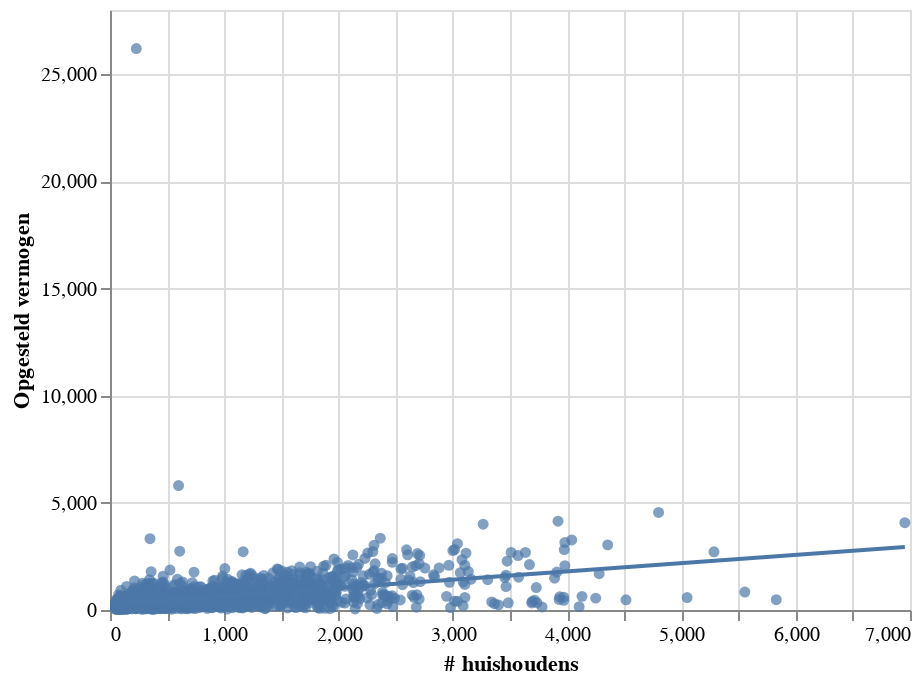

Notebook code for this chart:
### Code cell
import altair as alt

alt.renderers.enable('mimetype')

base = alt.Chart(train_set_for_plots).mark_circle().encode(
    alt.X('HuishoudensTotaal_28',
     title='# huishoudens'),
       alt.Y('Opgesteld_vermogen',
     title='Opgesteld vermogen')
)

linear_fit = [
    base.transform_regression(
        "HuishoudensTotaal_28", "Opgesteld_vermogen", method="linear"
    )
    .mark_line()   
]

alt.layer(base, *linear_fit)

### Figure 1 — Vega-Lite specification as saved in the notebook (floating-point values rounded to 4 significant figures; data arrays with more than 128 entries replaced by an {"elided": "..."} marker saying what was removed)
{"$schema": "https://vega.github.io/schema/vega-lite/v4.8.1.json", "config": {"view": {"continuousHeight": 300, "continuousWidth": 400}}, "data": {"name": "data-20ffd89d8e88a899064bbb51e4e0b646"}, "datasets": {"data-20ffd89d8e88a899064bbb51e4e0b646": {"elided": "2218 records"}}, "layer": [{"encoding": {"x": {"field": "HuishoudensTotaal_28", "title": "# huishoudens", "type": "quantitative"}, "y": {"field": "Opgesteld_vermogen", "title": "Opgesteld vermogen", "type": "quantitative"}}, "mark": "circle"}, {"encoding": {"x": {"field": "HuishoudensTotaal_28", "title": "# huishoudens", "type": "quantitative"}, "y": {"field": "Opgesteld_vermogen", "title": "Opgesteld vermogen", "type": "quantitative"}}, "mark": "line", "transform": [{"method": "linear", "on": "HuishoudensTotaal_28", "regression": "Opgesteld_vermogen"}]}]}
